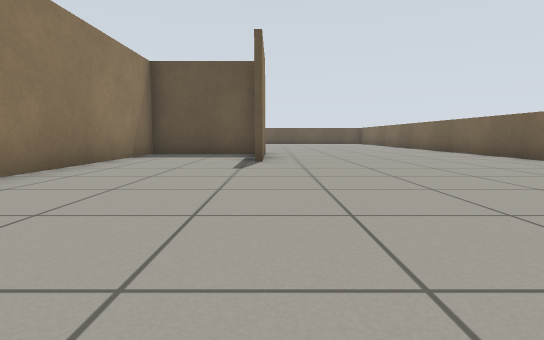
[1] (above)

16 first-person views from a walk through a robot-simulator world made for Gazebo. The camera is 0.5 m above the floor, tilts 6° down and sees 80° across. The floor is counted in squares, 1 m on a side. Each view is taken from the middle of a square. On the plan, view 1 faces up. The plan holds only what a view shows up to about 9 squares ahead; the rest is blank. The place goes on beyond the plan.

[2]
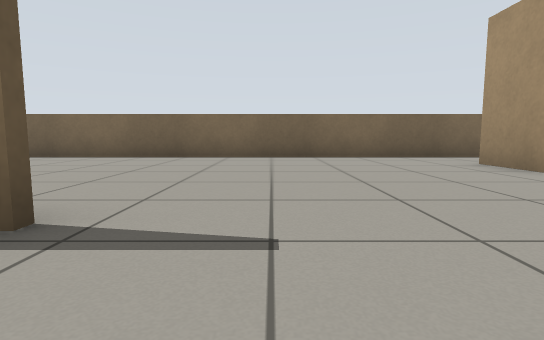

[3]
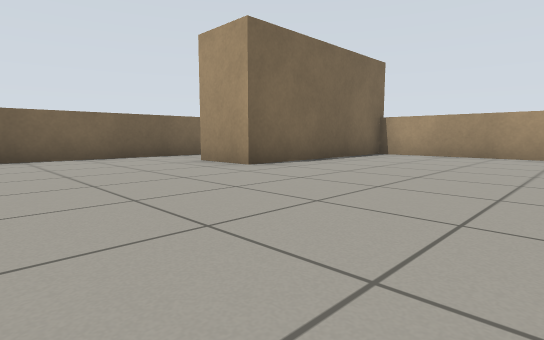

[4]
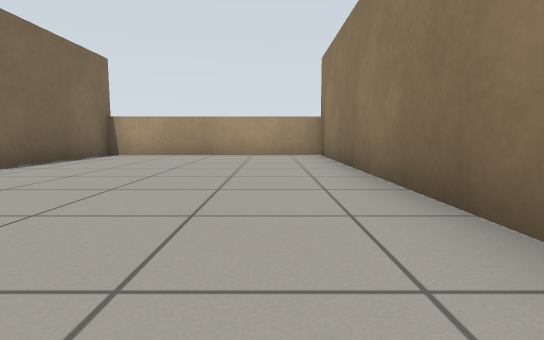

[5]
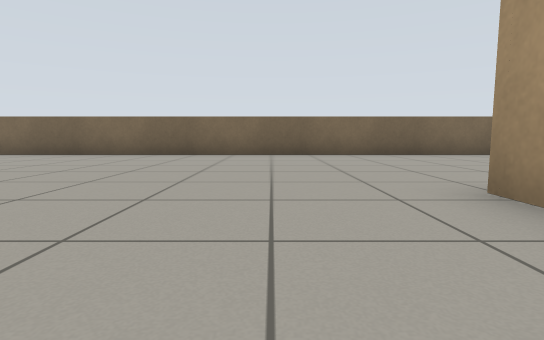

[6]
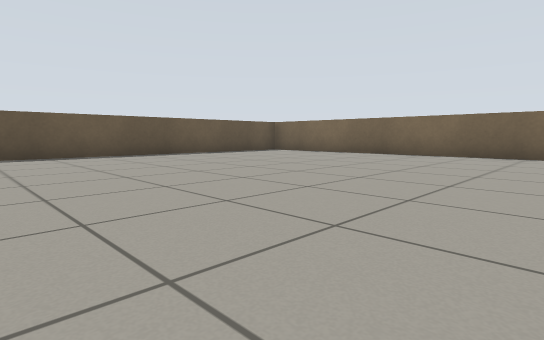

[7]
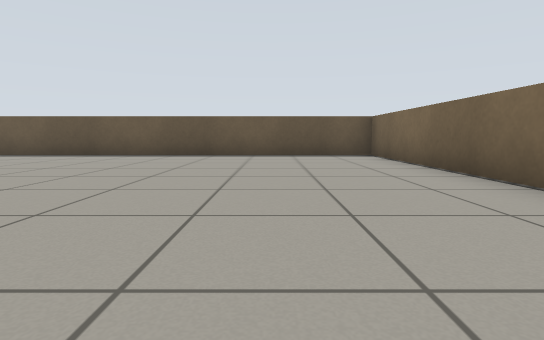

[8]
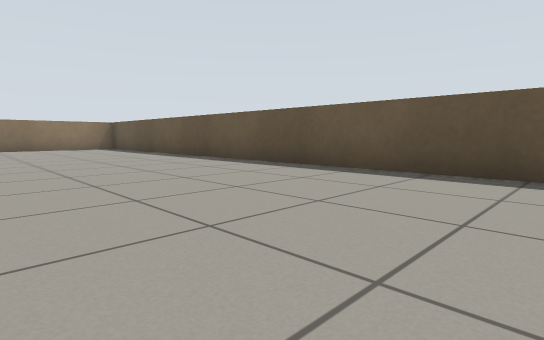

[9]
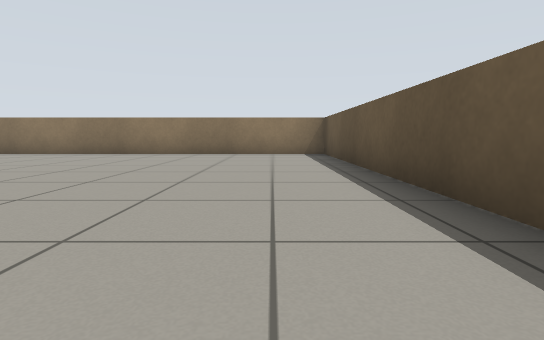

[10]
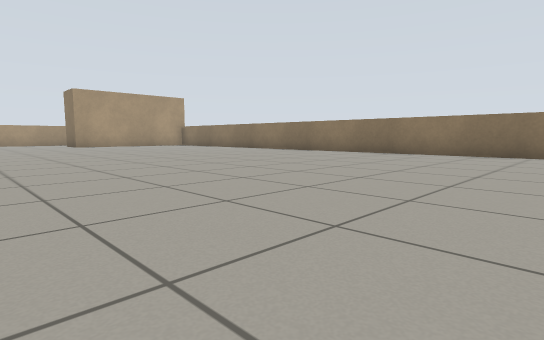

[11]
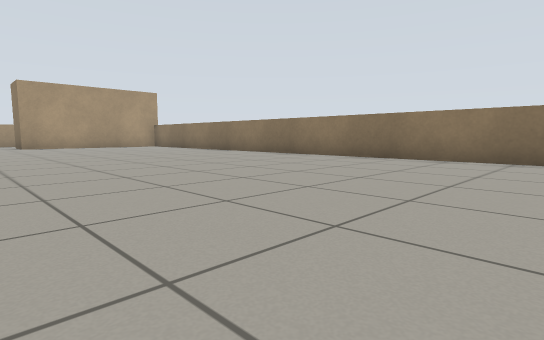

[12]
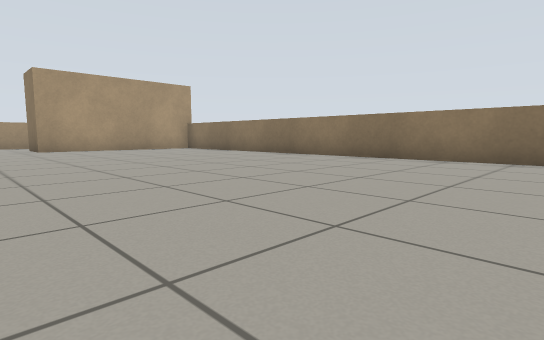

[13]
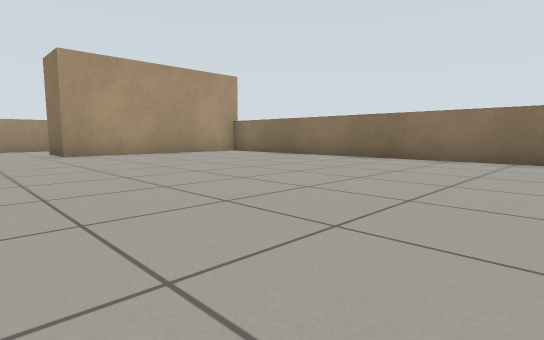

[14]
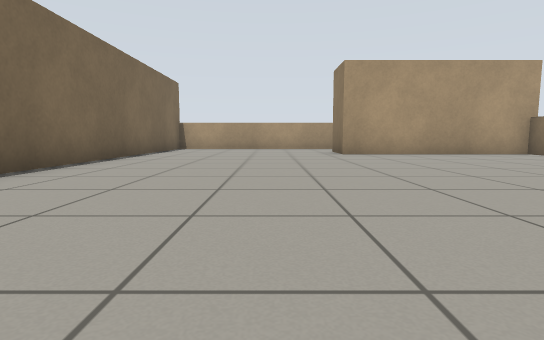

[15]
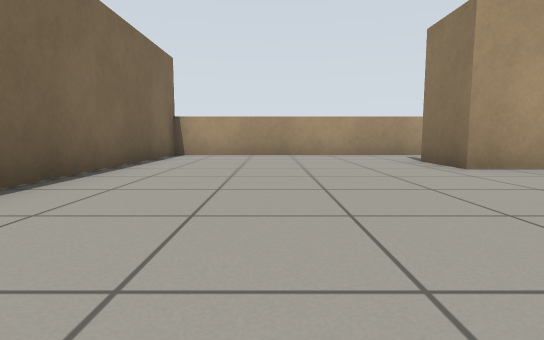

[16]
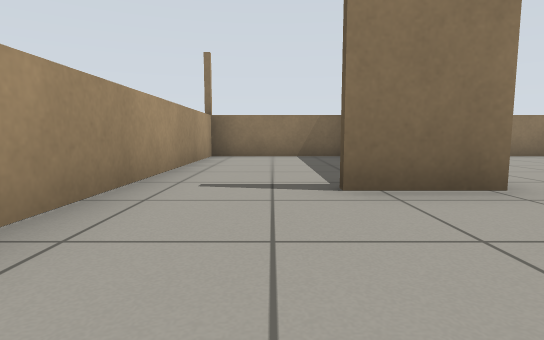

### Floor plan
Points are (right, up) in squares from view 1. A wall is a line through its corners. A room is listed if a view was taken in it or the views show most of it. See-through windows are left out.
Room 1 (views 1, 2, 3, 4, 5, 6, 7, 8, 9, 10, 11, 12, 13, 14, 15, 16)
walls: (-0.9, 9.1) (-0.2, 9.1) (-0.2, 6.7); (-0.4, 9) (-3.3, 9) (-3.3, -3.6); (-3.4, -3.8) (-3.4, 4.9); (-14, 0.7) (-14, 0.1); (5.6, 0.1) (5.6, 20.4) (-14, 20.4) (-14, 3.1); (-14.2, 0.2) (-8.9, 0.2) (-8.9, -1.4); (-14, -0.3) (-14, -3.5) (2.4, -3.5); (2.3, -3.8) (2.3, 1.3) (3.9, 1.3)

Where each view was taken, in squares from view 1:
view 1: 0 up, 0 right, facing up
view 2: 5 up, 2 left, facing right
view 3: 5 up, 2 left, facing down-right
view 4: 5 up, 2 left, facing down
view 5: 11 up, 3 left, facing right
view 6: 12 up, 3 left, facing up-right
view 7: 12 up, 3 right, facing up
view 8: 16 up, 1 left, facing up-left
view 9: 19 up, 5 left, facing left
view 10: 16 up, 5 left, facing down-left
view 11: 15 up, 7 left, facing down-left
view 12: 12 up, 7 left, facing down-left
view 13: 9 up, 7 left, facing down-left
view 14: 9 up, 7 left, facing down
view 15: 5 up, 6 left, facing down
view 16: 2 down, 6 left, facing left
